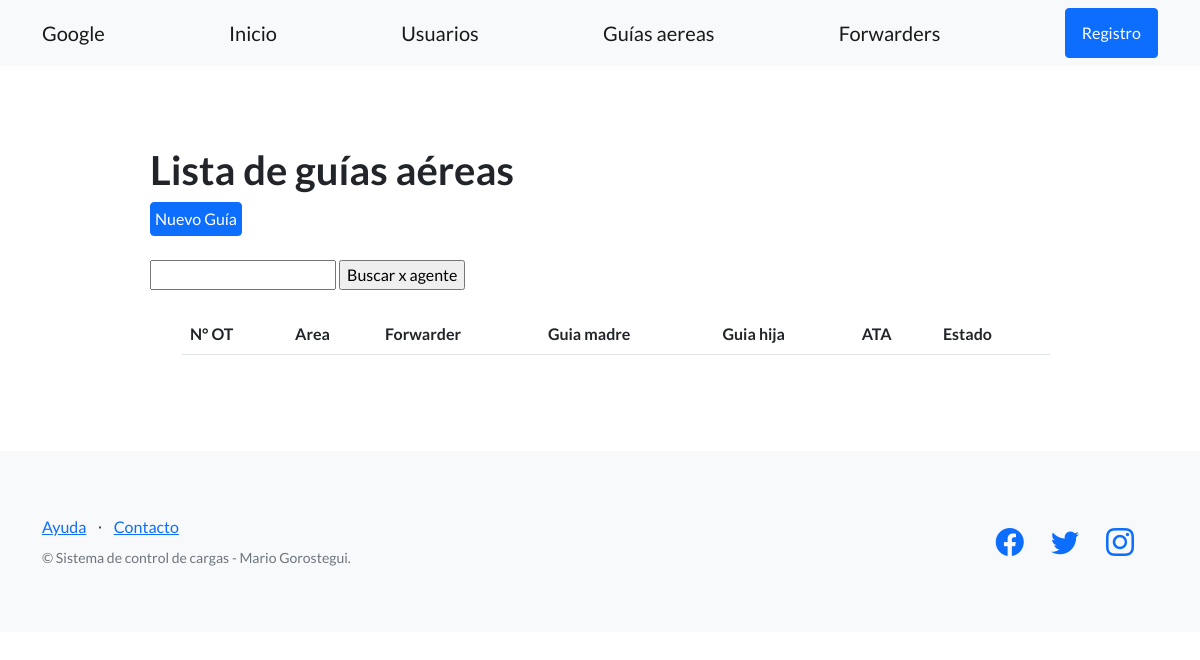
/app_guias/guias/, run on an earlier commit of the app's database.
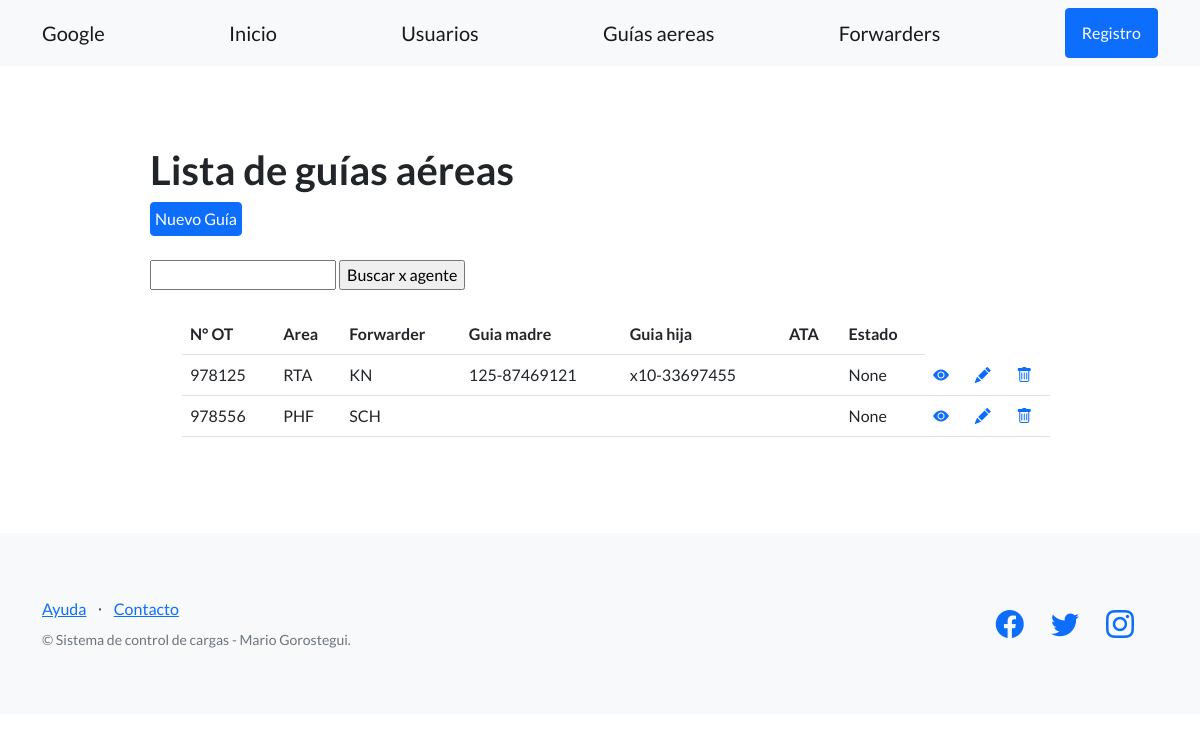
And on a later commit of the database.
### app_guias/models.py (models this page shows, shortened)
class Cargas(models.Model):
    ot=models.CharField(max_length=10,blank=True)
    mawb=models.CharField(max_length=12,blank=True)
    hawb=models.CharField(max_length=12,blank=True)
    incoterm = models.CharField(max_length=20,blank=True)
    area = models.CharField(max_length=64)
    abrev_fwr = models.CharField(max_length=6,blank=True,null=True)
    cotizacion = models.FloatField(blank=True,null=True)
    bultos = models.IntegerField(blank=True,null=True)
    peso = models.FloatField(blank=True,null=True)
    volumen = models.FloatField(blank=True,null=True)
    atd = models.DateField(blank=True,null=True)
    ata = models.DateField(blank=True,null=True)
    estado = models.CharField(max_length=12,blank=True,null=True)
    retiro = models.DateField(blank=True,null=True)
    creador = models.ForeignKey(User, on_delete=models.SET_NULL, null=True)

### app_guias/views.py (the view)
class GuiasListView(ListView):
    model = Cargas
    template_name = 'app_guias/lista_guias.html'

### app_guias/templates/app_guias/lista_guias.html (shortened to what this page needs)
{% extends 'app_guias/base.html' %}
{% block contenido %}
<section>
    <div>
      <h1>Lista de guías aéreas </h1>
        <a class="btn btn-primary btn-xs p-1 " href="{% url 'crear_guia' %}">Nuevo Guía</a>
        <br>
        <br>
        <form action="{% url 'buscar_guias' %}" method="post">
          <input type="text" name="busqueda">
          <input type="submit" value="Buscar x agente">
        </form>
        <br>
      <ul>
        <table class="table">
          <body>
            <tr>
              <th>N° OT</th>
              <th>Area</th>
              <th>Forwarder</th>
              <th>Guia madre</th>
              <th>Guia hija</th>
              <th>ATA</th>
              <th>Estado</th>
            </tr>
            {% for guia in object_list %}
            <tr>
              <td>{{ guia.ot }}</td>
              <td>{{ guia.area }}</td>
              <td>{{ guia.abrev_fwr }}</td>
              <td>{{ guia.mawb }}</td>
              <td>{{ guia.hawb }}</td>
              <td>{{ gua.ata }}</td>
              <td>{{ guia.estado }}</td>
              <td>
                <a href="{% url 'detalle_guia' guia.id %}">
                  <i class="bi-eye-fill"></i>
                </a>
              </td>
              <td>
                <a href="{% url 'actualiza_guia' guia.id %}">
                  <i class="bi-pencil-fill"></i>
                </a>
              </td>
              <td>
                <a href="{% url 'elimina_guia' guia.id %}">
                  <i class="bi bi-trash"></i>
                </a>
              </td>
            </tr>
            {% endfor %}
        </table>
        </ul>
    </div>
  </section>
{% endblock contenido %}

### app_guias/templates/app_guias/base.html (shortened to what this page needs)
{% load static %}
<!DOCTYPE html>
<html lang="en">
    <head>
        <link href="https://cdn.jsdelivr.net/npm/bootstrap-icons@1.5.0/font/bootstrap-icons.css" rel="stylesheet" type="text/css" />
        <link href="{% static 'css/styles.css' %}" rel="stylesheet" />
    </head>
    <body>
        <nav class="navbar navbar-light bg-light static-top">
            <div class="container">
                <a class="navbar-brand" href="https://google.com">Google</a>
                <a class="navbar-brand" href="{% url 'inicio' %}">Inicio</a>
                <a class="navbar-brand" href="{% url 'Usuarios' %}">Usuarios</a>
                <a class="navbar-brand" href="{% url 'Guias' %}">Guías aereas</a>
                <a class="navbar-brand" href="{% url 'Agentes' %}">Forwarders</a>
                <a class="btn btn-primary" href="#signup">Registro</a>
            </div>
        </nav>
        <section style="padding:80px 150px;">
            {% block contenido %}
            {% endblock contenido %}
        </section>
        <footer class="footer bg-light">
            <div class="container">
                <div class="row">
                    <div class="col-lg-6 h-100 text-center text-lg-start my-auto">
                        <ul class="list-inline mb-2">
                            <li class="list-inline-item"><a href="#!">Ayuda</a></li>
                            <li class="list-inline-item">⋅</li>
                            <li class="list-inline-item"><a href="#!">Contacto</a></li>
                        </ul>
                        <p class="text-muted small mb-4 mb-lg-0">&copy; Sistema de control de cargas - Mario Gorostegui.</p>
                    </div>
                    <div class="col-lg-6 h-100 text-center text-lg-end my-auto">
                        <ul class="list-inline mb-0">
                            <li class="list-inline-item me-4">
                                <a href="#!"><i class="bi-facebook fs-3"></i></a>
                            </li>
                            <li class="list-inline-item me-4">
                                <a href="#!"><i class="bi-twitter fs-3"></i></a>
                            </li>
                            <li class="list-inline-item me-4">
                                <a href="https://www.instagram.com/espndeportes/?hl=es"><i class="bi-instagram fs-3"></i></a>
                            </li>
                        </ul>
                    </div>
                </div>
            </div>
        </footer>
    </body>
</html>

What changed in the data, as far as the page shows it:
added Cargas: ot "978125", area "RTA", abrev_fwr "KN", mawb "125-87469121", hawb "x10-33697455", estado "None"
added Cargas: ot "978556", area "PHF", abrev_fwr "SCH", estado "None"
